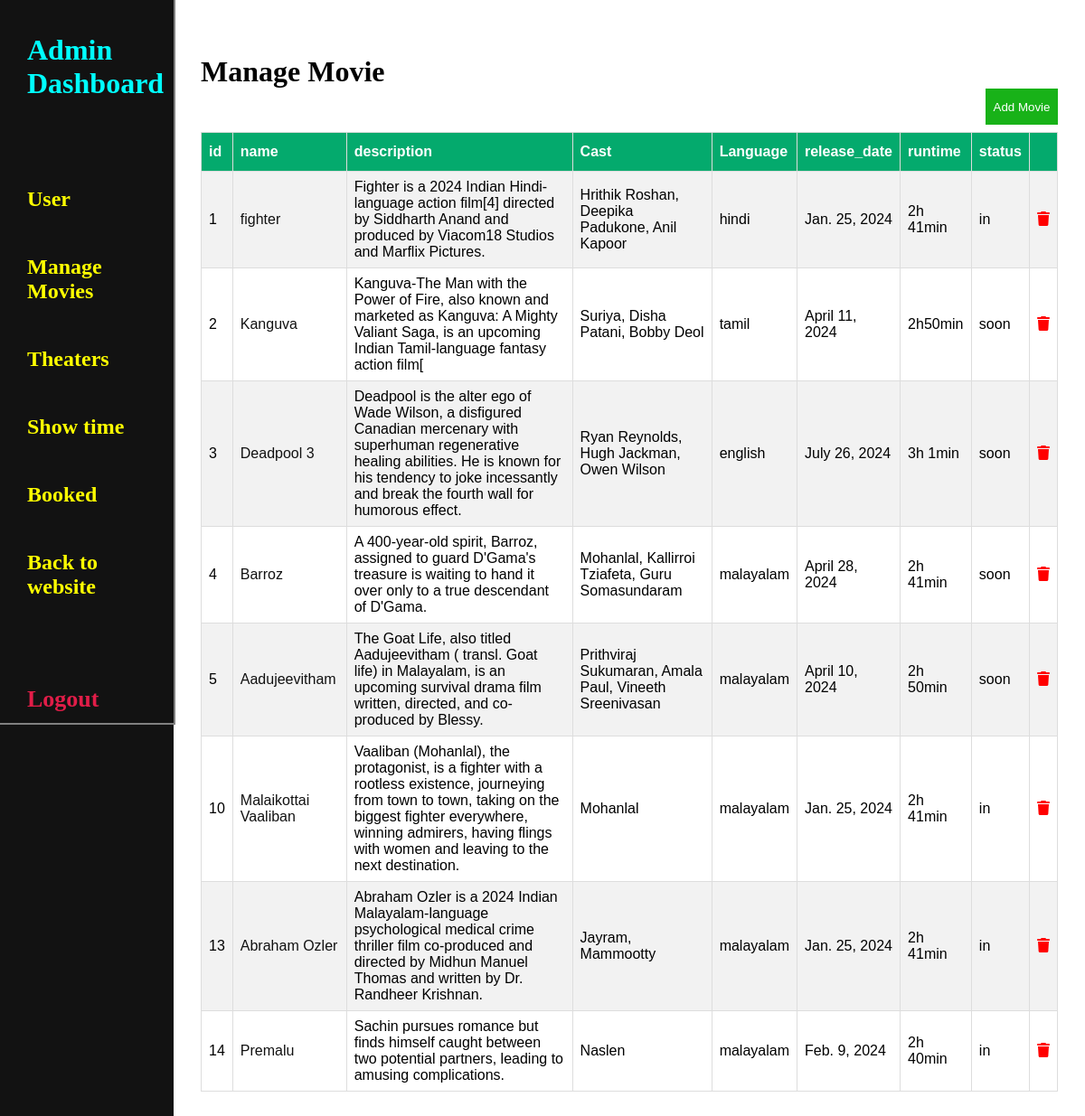
/adminmanagemovie/ (signed in), run on the app's committed database.
### home/models.py (models this page shows, shortened)
class Movie(models.Model):
    status_choice = {'in' : 'In',
                     'out' : 'Out',
                     'soon' : 'Soon'}
    languages_choice = {'hindi':'Hindi',
                        'malayalam':'Malayalam',
                        'tamil':'Tamil',
                        'english':'English'}
    poster = models.ImageField(upload_to='picture', blank=True, null=True)
    trailer = models.URLField(default = None)
    name = models.CharField(max_length = 255)
    description = models.TextField()
    cast = models.CharField(max_length = 255)
    language = models.CharField(max_length = 255, choices = languages_choice)
    release_date = models.DateField()
    runtime = models.CharField(max_length = 255)
    status = models.CharField(max_length = 255, choices = status_choice)

### home/views.py (the view)
# urls.py: path('adminmanagemovie/', views.admin_manage_movie, name="adminmanagemovie"),
def admin_manage_movie(request):
    movieinfos = Movie.objects.all()
    return render(request, 'adminmanagemovie.html',{'movieinfos' : movieinfos})

### home/templates/adminmanagemovie.html (shortened to what this page needs)
{% extends 'adminbase.html' %}
{% load static %}
{% block template %}
    <div class="right">
        <h1 style="margin-bottom: 0;">Manage Movie</h1>
        <div>
            <a href="{% url 'adminaddmovie' %}"><button class="add-user">Add Movie</button></a>
        </div>
        <div class="table-for-admin-user">
            <table id="customers">
            <tr>
                <th>id</th>
                <th>name</th>
                <th>description</th>
                <th>Cast</th>
                <th>Language</th>
                <th>release_date</th>
                <th>runtime</th>
                <th>status</th>
                <th></th>
            </tr>
            {% for movieinfo in movieinfos %}
            <tr>
                <td>{{ movieinfo.id }}</td>
                <td><a class="username-admin-a" href="{% url 'admineditmovie' movieinfo.id %}">{{ movieinfo.name }}</a></td>
                <td> {{ movieinfo.description }} </td>
                <td>{{ movieinfo.cast }}</td>
                <td>{{ movieinfo.language }}</td>
                <td> {{ movieinfo.release_date }} </td>
                <td> {{ movieinfo.runtime }} </td>
                <td>{{ movieinfo.status }}</td>
                <td><a href="{% url 'adminmoviedelete' movieinfo.id %}"><i class="fa-solid fa-trash" style="color: red;"></i></a></td>
            </tr>
            {% endfor %}
        </div>
    </div>
{% endblock %}

### home/static/css/adminbase.css (style rules this page uses)
* { box-sizing: border-box; }
body { margin: 0; padding: 0; width: 100%; height: 100vh; background-color:#121212; }
.right { padding: 5vh 30px; width: 84%; float: right; background-color: white; height: auto; min-height: 100% !important }
#customers { font-family: Arial, Helvetica, sans-serif; border-collapse: collapse; width: 100%; }
#customers td, #customers th { border: 1px solid #ddd; padding: 8px; }
#customers tr:nth-child(even) { background-color: #f2f2f2; }
#customers th { padding-top: 12px; padding-bottom: 12px; text-align: left; background-color: #04AA6D; color: white; }
.username-admin-a { text-decoration: none; color: #121212; cursor: pointer; }
.add-user { margin-bottom: 1vh; width: 80px; background-color: rgb(24, 178, 24); color: white; height: 5vh; border: 0; float: right; }

### data on the page
Movie: id "1", name "fighter", description "Fighter is a 2024 Indian Hindi-language action film[4] directed by Siddharth Anand and produced by Viacom18 Studios and Marflix Pictures.", cast "Hrithik Roshan, Deepika Padukone, Anil Kapoor", language "hindi", release_date "Jan. 25, 2024", runtime "2h 41min", status "in"
Movie: id "2", name "Kanguva", description "Kanguva-The Man with the Power of Fire, also known and marketed as Kanguva: A Mighty Valiant Saga, is an upcoming Indian Tamil-language fantasy action film[", cast "Suriya, Disha Patani, Bobby Deol", language "tamil", release_date "April 11, 2024", runtime "2h50min", status "soon"
Movie: id "3", name "Deadpool 3", description "Deadpool is the alter ego of Wade Wilson, a disfigured Canadian mercenary with superhuman regenerative healing abilities. He is known for his tendency to joke incessantly and break the fourth wall for humorous effect.", cast "Ryan Reynolds, Hugh Jackman, Owen Wilson", language "english", release_date "July 26, 2024", runtime "3h 1min", status "soon"
Movie: id "4", name "Barroz", description "A 400-year-old spirit, Barroz, assigned to guard D'Gama's treasure is waiting to hand it over only to a true descendant of D'Gama.", cast "Mohanlal, Kallirroi Tziafeta, Guru Somasundaram", language "malayalam", release_date "April 28, 2024", runtime "2h 41min", status "soon"
Movie: id "5", name "Aadujeevitham", description "The Goat Life, also titled Aadujeevitham ( transl. Goat life) in Malayalam, is an upcoming survival drama film written, directed, and co-produced by Blessy.", cast "Prithviraj Sukumaran, Amala Paul, Vineeth Sreenivasan", language "malayalam", release_date "April 10, 2024", runtime "2h 50min", status "soon"
Movie: id "10", name "Malaikottai Vaaliban", description "Vaaliban (Mohanlal), the protagonist, is a fighter with a rootless existence, journeying from town to town, taking on the biggest fighter everywhere, winning admirers, having flings with women and leaving to the next destination.", cast "Mohanlal", language "malayalam", release_date "Jan. 25, 2024", runtime "2h 41min", status "in"
Movie: id "13", name "Abraham Ozler", description "Abraham Ozler is a 2024 Indian Malayalam-language psychological medical crime thriller film co-produced and directed by Midhun Manuel Thomas and written by Dr. Randheer Krishnan.", cast "Jayram, Mammootty", language "malayalam", release_date "Jan. 25, 2024", runtime "2h 41min", status "in"
Movie: id "14", name "Premalu", description "Sachin pursues romance but finds himself caught between two potential partners, leading to amusing complications.", cast "Naslen", language "malayalam", release_date "Feb. 9, 2024", runtime "2h 40min", status "in"
